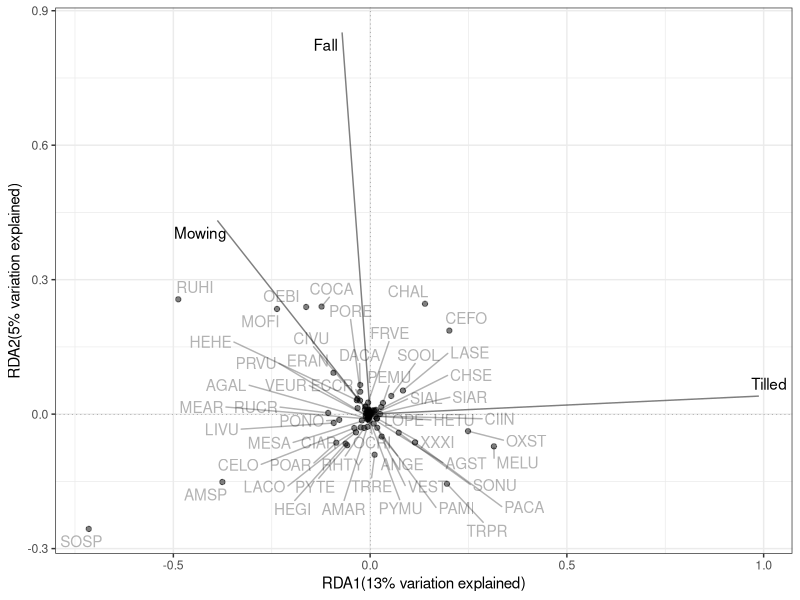
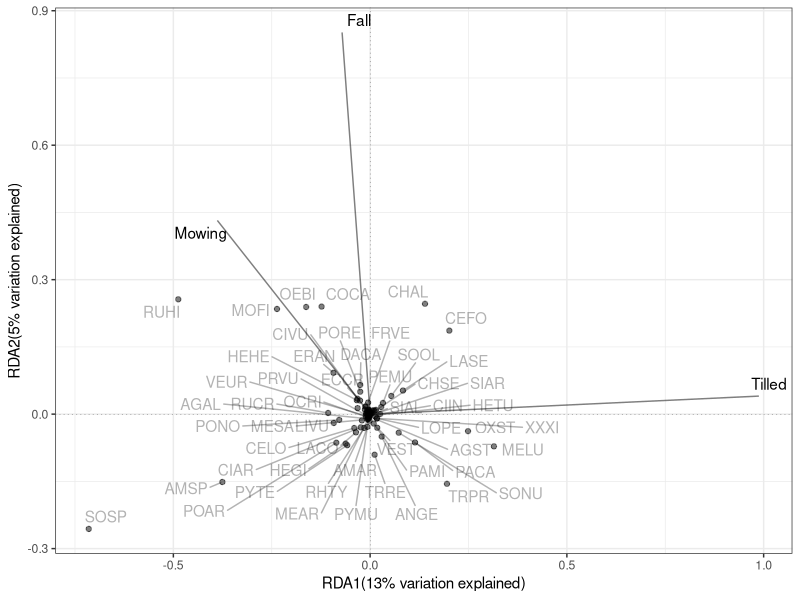

Generate these figures, in order, with R:
# libraries --------------------------------------------------------------------
library(here)       # for creating relative file-paths
library(dplyr)      # for manipulating data
library(ggplot2)    # for visualizing data
library(vegan)      # for doing community ecology analyses
library(ggrepel)    # for repelling text in ggplot2 figures

# import -----------------------------------------------------------------------

spr_sb <- read.csv(
  here("data", "analysis_data", "spring_seedbank.csv"),
  row.names = 1
)

fall_sb <- read.csv(
  here("data", "analysis_data", "fall_seedbank.csv"),
  row.names = 1
)

# check packaging --------------------------------------------------------------
glimpse(spr_sb)
glimpse(fall_sb)

# clean data -------------------------------------------------------------------

sb <- rbind(fall_sb, spr_sb)

comm_matrix <- sb %>%
  group_by(season, treatment, site_code) %>%
  tidyr::pivot_wider(names_from = spp_code, values_from = total_abund) %>%
  ungroup() %>%
  mutate(across(.cols = AMRE:LOPE, ~ tidyr::replace_na(.x, 0))) %>%
  mutate(
    season = factor(season, levels = c("Spring", "Fall")),
    treatment = factor(treatment, levels = c("RES", "MOW", "TIL")))

# redundancy analysis ----------------------------------------------------------

## prep ------------------------------------------------------------------------

Y <- comm_matrix %>%
  dplyr::select(-c("season", "site_name", "site_code", "treatment", "plot")) %>%
  vegan::decostand("hellinger")

## run RDA ---------------------------------------------------------------------
comm_comp_rda <- rda(Y ~ season + treatment, strata = site_name, data = comm_matrix)

## grab eigenvalues ------------------------------------------------------------
rda_summ <- summary(comm_comp_rda)

## get r squared ---------------------------------------------------------------

# un-adjusted R^2 retrieved from rda object
R2 <- RsquareAdj(comm_comp_rda)$r.squared

# adjusted R^2 retrieved from rda object
R2adj <- RsquareAdj(comm_comp_rda)$adj.r.squared

## anova -----------------------------------------------------------------------

anova(comm_comp_rda, permutations = how(nperm = 999))
anova(comm_comp_rda, by = "axis", permutations = how(nperm = 999))

# visualize data ---------------------------------------------------------------

## manually extract scores for the first two RDA axes --------------------------
sp_scores <- as.data.frame(rda_summ$species[, c("RDA1", "RDA2")])
st_scores <- as.data.frame(rda_summ$sites[, c("RDA1", "RDA2")])
yz_scores <- as.data.frame(rda_summ$biplot[, c("RDA1", "RDA2")]) 

## show only management regimes (instead of site names) for readability --------
yz_scores$vars <- rownames(yz_scores) 
yz_tidy <- filter(
  yz_scores,
  vars %in% c("seasonFall", "treatmentMOW","treatmentTIL")
)

rownames(yz_tidy) <- c("Fall", "Mowing", "Tilled")

## get variation explained for each RDA axis -----------------------------------

rda1_prop_explained <- rda_summ$cont$importance["Proportion Explained","RDA1"]
rda2_prop_explained <- rda_summ$cont$importance["Proportion Explained","RDA2"]

rda1_prop_explained <- round(rda1_prop_explained*100, digits = 0)
rda2_prop_explained <- round(rda2_prop_explained*100, digits = 0)

## plot the scores using ggplot2 syntax ----------------------------------------
(ggplot_rda <- 
  
  ggplot() + 

  # species scores
  geom_text_repel(
    aes(x = RDA1, y  = RDA2), 
    label = row.names(sp_scores), 
    max.overlaps = 100, 
    alpha = 0.3, 
    data = sp_scores) +
  
  geom_point(
    aes(x = RDA1, y  = RDA2), 
    alpha = 0.5, 
    data = sp_scores) +
  
  # environmental scores 
  geom_text_repel(
    aes(x = RDA1, y = RDA2), 
    label = rownames(yz_tidy), 
    data = yz_tidy
  ) + 
   
  geom_segment(
    aes(x = 0, xend = RDA1, y = 0, yend = RDA2),
    colour = "black",
    alpha = 0.5,
    data = yz_tidy
    ) + 
  
  labs(
    x = paste(
      "RDA1", 
      "(", 
      rda1_prop_explained, 
      "% variation explained)", 
      sep = ""),
    
    y = paste(
      "RDA2", 
      "(", 
      rda2_prop_explained, 
      "% variation explained)",
      sep = "")
  ) + 
   
  geom_hline(yintercept = 0, linetype = 3, linewidth = 0.1) + 
  geom_vline(xintercept = 0, linetype = 3, linewidth  = 0.1) + 

  theme_bw()
)

# save to disk -----------------------------------------------------------------

ggsave(
  filename = here("output", "data_appendix_output", "figure-s2_rda.png"),
  plot = ggplot_rda, 
  device = "png", 
  units = "in", 
  height = 5, 
  width = 5
)
